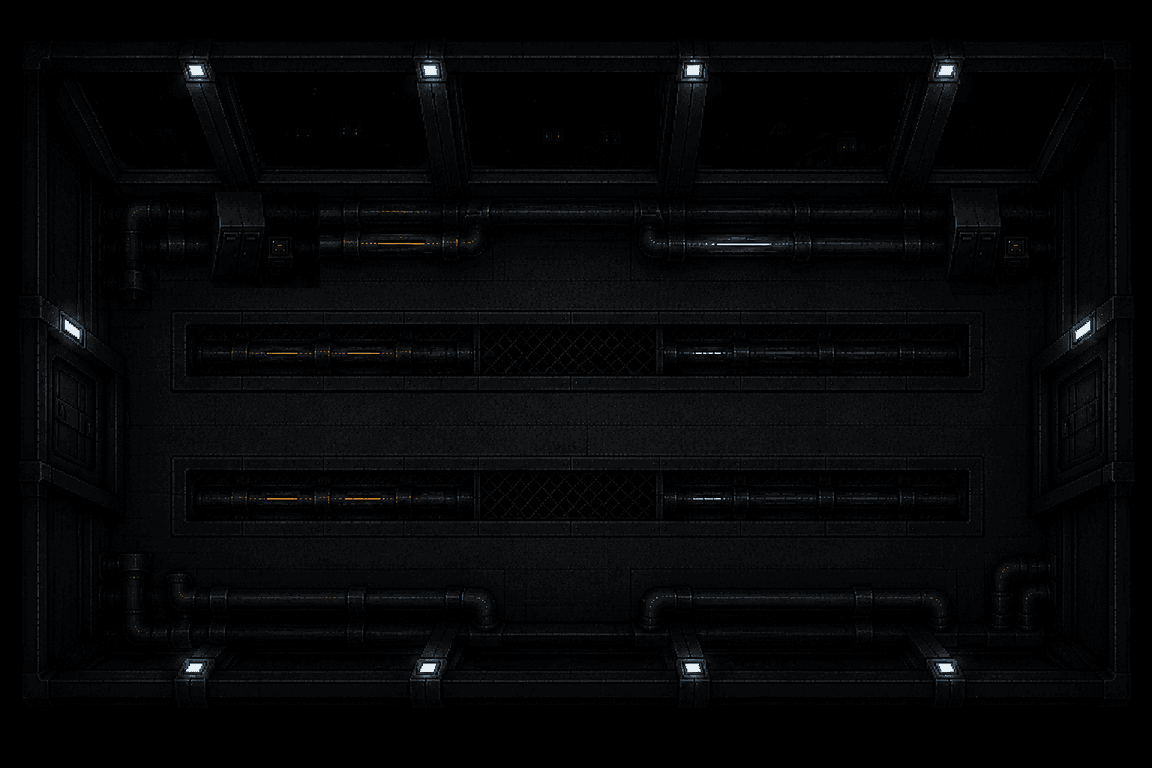

This game map was drawn from its Tiled (.tmx) file and the tilesets committed beside it. A one-line description and the full map source follow:
An orthogonal 36x24 tile map with 32x32 px tiles, 2 tile layers (Tile Layer 1, Tile Layer 2), 3 tilesets and 16 objects (12x wall, 2x locker, backDoor, mainDoor).

<map version="1.10" tiledversion="1.11.2" orientation="orthogonal" renderorder="right-down" width="36" height="24" tilewidth="32" tileheight="32" infinite="0" nextlayerid="4" nextobjectid="20">
 <tileset firstgid="1" source="../tilesets/trenchTunnelBackground.tsx" />
 <tileset firstgid="865" source="../tilesets/lockers.tsx" />
 <tileset firstgid="1249" source="../tilesets/locker.tsx" />
 <layer id="1" name="Tile Layer 1" width="36" height="24">
  <data encoding="csv">
1,2,3,4,5,6,7,8,9,10,11,12,13,14,15,16,17,18,19,20,21,22,23,24,25,26,27,28,29,30,31,32,33,34,35,36,
37,38,39,40,41,42,43,44,45,46,47,48,49,50,51,52,53,54,55,56,57,58,59,60,61,62,63,64,65,66,67,68,69,70,71,72,
73,74,75,76,77,78,79,80,81,82,83,84,85,86,87,88,89,90,91,92,93,94,95,96,97,98,99,100,101,102,103,104,105,106,107,108,
109,110,111,112,113,114,115,116,117,118,119,120,121,122,123,124,125,126,127,128,129,130,131,132,133,134,135,136,137,138,139,140,141,142,143,144,
145,146,147,148,149,150,151,152,153,154,155,156,157,158,159,160,161,162,163,164,165,166,167,168,169,170,171,172,173,174,175,176,177,178,179,180,
181,182,183,184,185,186,187,188,189,190,191,192,193,194,195,196,197,198,199,200,201,202,203,204,205,206,207,208,209,210,211,212,213,214,215,216,
217,218,219,220,221,222,223,224,225,226,227,228,229,230,231,232,233,234,235,236,237,238,239,240,241,242,243,244,245,246,247,248,249,250,251,252,
253,254,255,256,257,258,259,260,261,262,263,264,265,266,267,268,269,270,271,272,273,274,275,276,277,278,279,280,281,282,283,284,285,286,287,288,
289,290,291,292,293,294,295,296,297,298,299,300,301,302,303,304,305,306,307,308,309,310,311,312,313,314,315,316,317,318,319,320,321,322,323,324,
325,326,327,328,329,330,331,332,333,334,335,336,337,338,339,340,341,342,343,344,345,346,347,348,349,350,351,352,353,354,355,356,357,358,359,360,
361,362,363,364,365,366,367,368,369,370,371,372,373,374,375,376,377,378,379,380,381,382,383,384,385,386,387,388,389,390,391,392,393,394,395,396,
397,398,399,400,401,402,403,404,405,406,407,408,409,410,411,412,413,414,415,416,417,418,419,420,421,422,423,424,425,426,427,428,429,430,431,432,
433,434,435,436,437,438,439,440,441,442,443,444,445,446,447,448,449,450,451,452,453,454,455,456,457,458,459,460,461,462,463,464,465,466,467,468,
469,470,471,472,473,474,475,476,477,478,479,480,481,482,483,484,485,486,487,488,489,490,491,492,493,494,495,496,497,498,499,500,501,502,503,504,
505,506,507,508,509,510,511,512,513,514,515,516,517,518,519,520,521,522,523,524,525,526,527,528,529,530,531,532,533,534,535,536,537,538,539,540,
541,542,543,544,545,546,547,548,549,550,551,552,553,554,555,556,557,558,559,560,561,562,563,564,565,566,567,568,569,570,571,572,573,574,575,576,
577,578,579,580,581,582,583,584,585,586,587,588,589,590,591,592,593,594,595,596,597,598,599,600,601,602,603,604,605,606,607,608,609,610,611,612,
613,614,615,616,617,618,619,620,621,622,623,624,625,626,627,628,629,630,631,632,633,634,635,636,637,638,639,640,641,642,643,644,645,646,647,648,
649,650,651,652,653,654,655,656,657,658,659,660,661,662,663,664,665,666,667,668,669,670,671,672,673,674,675,676,677,678,679,680,681,682,683,684,
685,686,687,688,689,690,691,692,693,694,695,696,697,698,699,700,701,702,703,704,705,706,707,708,709,710,711,712,713,714,715,716,717,718,719,720,
721,722,723,724,725,726,727,728,729,730,731,732,733,734,735,736,737,738,739,740,741,742,743,744,745,746,747,748,749,750,751,752,753,754,755,756,
757,758,759,760,761,762,763,764,765,766,767,768,769,770,771,772,773,774,775,776,777,778,779,780,781,782,783,784,785,786,787,788,789,790,791,792,
793,794,795,796,797,798,799,800,801,802,803,804,805,806,807,808,809,810,811,812,813,814,815,816,817,818,819,820,821,822,823,824,825,826,827,828,
829,830,831,832,833,834,835,836,837,838,839,840,841,842,843,844,845,846,847,848,849,850,851,852,853,854,855,856,857,858,859,860,861,862,863,864
</data>
 </layer>
 <layer id="2" name="Tile Layer 2" width="36" height="24">
  <data encoding="csv">
0,0,0,0,0,0,0,0,0,0,0,0,0,0,0,0,0,0,0,0,0,0,0,0,0,0,0,0,0,0,0,0,0,0,0,0,
0,0,0,0,0,0,0,0,0,0,0,0,0,0,0,0,0,0,0,0,0,0,0,0,0,0,0,0,0,0,0,0,0,0,0,0,
0,0,0,0,0,0,0,0,0,0,0,0,0,0,0,0,0,0,0,0,0,0,0,0,0,0,0,0,0,0,0,0,0,0,0,0,
0,0,0,0,0,0,0,0,0,0,0,0,0,0,0,0,0,0,0,0,0,0,0,0,0,0,0,0,0,0,0,0,0,0,0,0,
0,0,0,0,0,0,0,0,0,0,0,0,0,0,0,0,0,0,0,0,0,0,0,0,0,0,0,0,0,0,0,0,0,0,0,0,
0,0,0,0,0,0,0,0,0,0,0,0,0,0,0,0,0,0,0,0,0,0,0,0,0,0,0,0,0,0,0,0,0,0,0,0,
0,0,0,0,0,245,246,247,248,249,0,0,0,0,0,0,0,0,0,0,0,0,0,0,0,0,0,0,0,0,0,0,0,0,0,0,
0,0,0,0,0,281,282,283,284,285,0,0,0,0,0,0,0,0,0,0,0,0,0,0,0,0,0,0,0,0,0,0,0,0,0,0,
0,0,0,0,0,317,318,319,320,321,0,0,0,0,0,0,0,0,0,0,0,0,0,0,0,0,0,0,0,0,0,0,0,0,0,0,
0,0,0,0,0,0,0,0,0,0,0,0,0,0,0,0,0,0,0,0,0,0,0,0,0,0,0,0,0,0,0,0,0,0,0,0,
0,0,0,0,0,0,0,0,0,0,0,0,0,0,0,0,0,0,0,0,0,0,0,0,0,0,0,0,0,0,0,0,0,0,0,0,
0,0,0,0,0,0,0,0,0,0,0,0,0,0,0,0,0,0,0,0,0,0,0,0,0,0,0,0,0,0,0,0,0,0,0,0,
0,0,0,0,0,0,0,0,0,0,0,0,0,0,0,0,0,0,0,0,0,0,0,0,0,0,0,0,0,0,0,0,0,0,0,0,
0,0,0,0,0,0,0,0,0,0,0,0,0,0,0,0,0,0,0,0,0,0,0,0,0,0,0,0,0,0,0,0,0,0,0,0,
0,0,0,0,0,0,0,0,0,0,0,0,0,0,0,0,0,0,0,0,0,0,0,0,0,0,0,0,0,0,0,0,0,0,0,0,
0,0,0,0,0,0,0,0,0,0,0,0,0,0,0,0,0,0,0,0,0,0,0,0,0,0,0,0,0,0,0,0,0,0,0,0,
0,0,0,0,0,0,0,0,0,0,0,0,0,0,0,0,0,0,0,0,0,0,0,0,0,0,0,0,0,0,0,0,0,0,0,0,
0,0,0,0,0,0,0,0,0,0,0,0,0,0,0,0,0,0,0,0,0,0,0,0,0,0,0,0,0,0,0,0,0,0,0,0,
0,0,0,0,0,0,0,0,0,0,0,0,0,0,0,0,0,0,0,0,0,0,0,0,0,0,0,0,0,0,0,0,0,0,0,0,
0,0,0,0,0,0,0,0,0,0,0,0,0,0,0,0,0,0,0,0,0,0,0,0,0,0,0,0,0,0,0,0,0,0,0,0,
0,0,0,0,0,0,0,0,0,0,0,0,0,0,0,0,0,0,0,0,0,0,0,0,0,0,0,0,0,0,0,0,0,0,0,0,
0,0,0,0,0,0,0,0,0,0,0,0,0,0,0,0,0,0,0,0,0,0,0,0,0,0,0,0,0,0,0,0,0,0,0,0,
0,0,0,0,0,0,0,0,0,0,0,0,0,0,0,0,0,0,0,0,0,0,0,0,0,0,0,0,0,0,0,0,0,0,0,0,
0,0,0,0,0,0,0,0,0,0,0,0,0,0,0,0,0,0,0,0,0,0,0,0,0,0,0,0,0,0,0,0,0,0,0,0
</data>
 </layer>
 <objectgroup id="3" name="collisions">
  <object id="1" name="locker" x="925.709" y="182.178" width="101.005" height="123.72" rotation="359.701" />
  <object id="3" name="locker" x="183.76" y="182.395" width="90.9701" height="141.004" />
  <object id="4" name="wall" x="-7.27761" y="158.288" width="71.8664" height="159.198" />
  <object id="5" name="wall" x="-3.18396" y="503.975" width="71.8664" height="191.037" />
  <object id="6" name="wall" x="39.572" y="601.313" width="451.212" height="67.3176" />
  <object id="7" name="wall" x="654.985" y="598.583" width="451.212" height="67.3176" />
  <object id="8" name="wall" x="32.7491" y="169.205" width="451.212" height="67.3176" />
  <object id="9" name="wall" x="638.61" y="161.927" width="451.212" height="67.3176" />
  <object id="10" name="wall" x="340.228" y="107.345" width="451.212" height="67.3176" />
  <object id="11" name="wall" x="339.318" y="644.978" width="451.212" height="67.3176" />
  <object id="12" name="wall" x="1080.72" y="499.426" width="51.8532" height="151.01" />
  <object id="14" name="wall" x="1062.08" y="162.837" width="51.8532" height="151.01" />
  <object id="15" name="wall" x="-17.7393" y="312.937" width="58.2211" height="194.676" />
  <object id="16" name="wall" x="1087.55" y="298.382" width="60.0405" height="229.244" />
  <object id="17" name="backDoor" x="40.0268" y="325.673" width="118.261" height="167.385" />
  <object id="19" name="mainDoor" x="1001.58" y="367.519" width="118.261" height="101.887" />
 </objectgroup>
</map>
